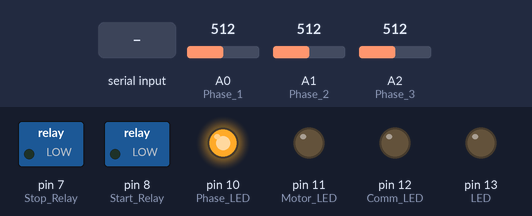
This sketch was run on a simulated Arduino Uno, built with avr-gcc and run on an emulated ATmega328P. Parts: switched loads named in the sketch (green lamp = pin HIGH), output pins drawn as LEDs (lit = HIGH). The test bench sets the inputs (shaded band); at power-on: A0 (Phase_1) = 512, A1 (Phase_2) = 512, A2 (Phase_3) = 512. What the sketch prints to the serial monitor is not drawn.

Above: at 13.2 s.
13.3 s: A0 (Phase_1) set to 890
14.8 s: A0 (Phase_1) set to 917
At 16.1 s:
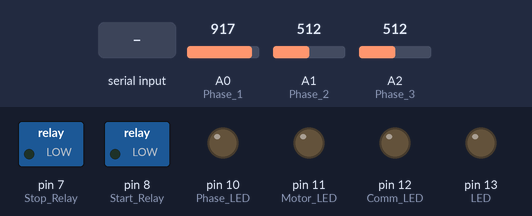
17.8 s: A0 (Phase_1) set to 716
At 18.3 s:
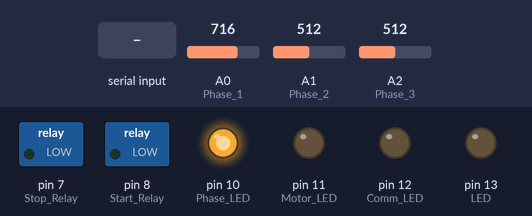
19.3 s: "@" received over Serial
At 19.8 s:
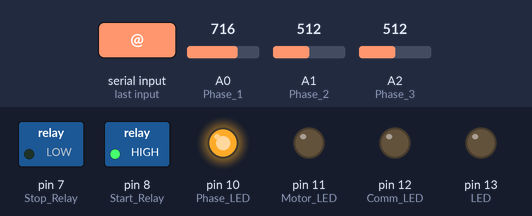
Timing chart, 0 to 29.8 s (numbered marks = the images above; inputs shaded):
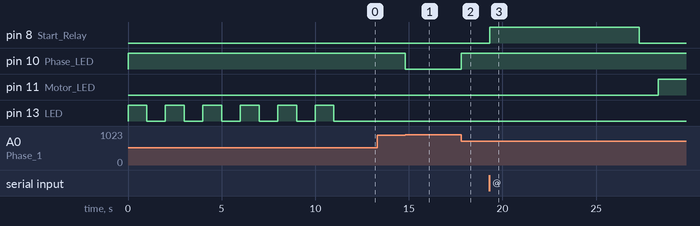

Measured:
- the behaviour switches between 899 and 900 on A0 (Phase_1) (found by bisection; images 0 and 1)
- after the input at 13.3 s, every drawn part: stays the same
- after the input at 14.8 s, pin 10 (Phase_LED): HIGH → LOW at once
- after the input at 17.8 s, pin 10 (Phase_LED): LOW → HIGH at once
- after the input at 19.3 s, pin 8 (Start_Relay): LOW → HIGH at once, → LOW 8.0 s later; pin 11 (Motor_LED): LOW → HIGH after 9.0 s

The sketch:

HC12Motor.ino
```cpp
//PIN Alias
const int LED = 13;
const int Comm_LED = 12;
const int Motor_LED = 11;
const int Phase_LED = 10;
const int Phase_1 = A0;
const int Phase_2 = A1;
const int Phase_3 = A2;
const int Start_Relay = 8;
const int Stop_Relay = 7;

//Controlling Variables
boolean Motor_Flag = false;
boolean LP_Flag = false;
boolean Power_Flag = false;
char phasechecktime = 0;

void setup()
	{
		pinMode(LED, OUTPUT);
		pinMode(Phase_1, INPUT_PULLUP);
		pinMode(Phase_2, INPUT_PULLUP);
		pinMode(Phase_3, INPUT_PULLUP);
		pinMode(Start_Relay, OUTPUT);
		pinMode(Stop_Relay, OUTPUT);
		pinMode(Comm_LED, OUTPUT);
		pinMode(Motor_LED,OUTPUT);
    pinMode(Phase_LED,OUTPUT);

		//Turn off both relays
		digitalWrite(Start_Relay, LOW);
		digitalWrite(Stop_Relay, LOW);
    digitalWrite(Comm_LED,LOW);
		digitalWrite(Motor_LED,LOW);
    digitalWrite(Phase_LED, LOW);

    Power_Flag = Power_Check();

		char i;

		//LED blinking
		for(i = 0; i <= 5; i++)
			{
				digitalWrite(LED,HIGH);
				delay(1000);
				digitalWrite(LED,LOW);
				delay(1000);
			}

		//Serial connection.
		Serial.begin(1200);
	}

void loop()
	{
		if(Motor_Flag)
			{
				//If motor flag is on check for phases every 15 sec
				phasechecktime++;
				if(phasechecktime >= 30)
					{
						phasechecktime = 0;
						if(Power_Check())
							{
								if( LP_Flag == false )
									{
										Motor_Start();
										LP_Flag = true;
									}
							}
						//If level or Phase is not ok then stop the motor & set it's flag to 0
						else
							{
								//Level or Power is fail check that the motor was running or not if it was running stop it now
								if( LP_Flag == true )
									{
										Motor_Stop();
										LP_Flag = false;
									}
							}
					}
			}
    Power_Flag = Power_Check();
	}

void serialEvent()
  {
    while (Serial.available())
      {
        // get the new byte:
        char inChar = (char)Serial.read();
        if(inChar == '#')
          sendStatus();
        if(inChar == '@')
          toggleMotor();
      }
  }

void sendStatus()
  {
    byte motorData = 0;
    if(Power_Flag)
      motorData = motorData | 0x01;
    if(Motor_Flag && LP_Flag)
      motorData = motorData | 0x02;
    Serial.print(motorData);
  }

void toggleMotor()
  {
    //Motor is on. Turn it off.
    if(Motor_Flag)
      {
        Motor_Stop();
        Motor_Flag = false;
        LP_Flag = false;
        sendStatus();
      }
    else
      {
        //Motor is off. Check the power and turn it on.
        if(Power_Check())
          {
            Motor_Start();
            Motor_Flag = true;
            LP_Flag = true;
          }
        sendStatus();
      }
  }

void Motor_Start()
	{
		digitalWrite(Start_Relay,HIGH);
		delay(8000);	//10 Sec delay
		digitalWrite(Start_Relay,LOW);
		delay(1000);
		digitalWrite(Motor_LED,HIGH);
	}

void Motor_Stop()
	{
		digitalWrite(Stop_Relay, HIGH);
		delay(8000);	//10 Sec delay
		digitalWrite(Stop_Relay, LOW);
		delay(1000);
		digitalWrite(Motor_LED,LOW);
	}

boolean Power_Check()
	{
		//-------------------POWER CHECK-----------------------//
		if(analogRead(Phase_1) >= 900 || analogRead(Phase_2) >= 900 || analogRead(Phase_3) >= 900)
      {
        digitalWrite(Phase_LED, LOW);
        return false;
      }
		else
			{
        digitalWrite(Phase_LED, HIGH);
        return true;
      }
	}
```
